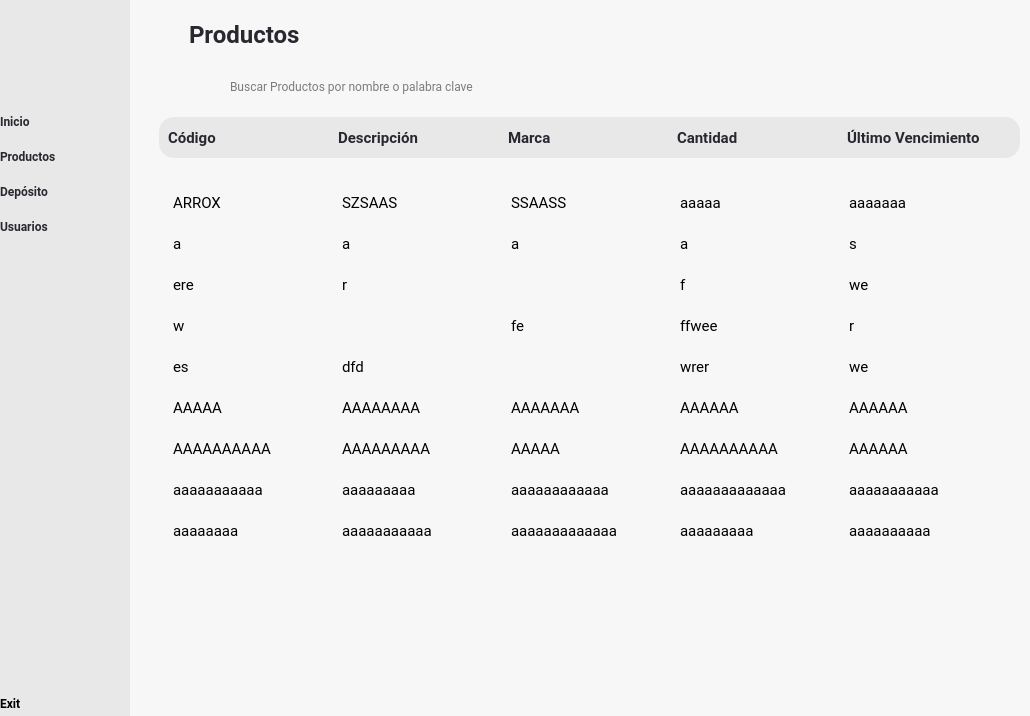
<?xml version="1.0" encoding="UTF-8"?>
<ui version="4.0">
 <class>MainWindow</class>
 <widget class="QMainWindow" name="MainWindow">
  <property name="geometry">
   <rect>
    <x>0</x>
    <y>0</y>
    <width>1030</width>
    <height>716</height>
   </rect>
  </property>
  <property name="windowTitle">
   <string>MainWindow</string>
  </property>
  <widget class="QWidget" name="centralwidget">
   <layout class="QVBoxLayout" name="verticalLayout">
    <property name="spacing">
     <number>0</number>
    </property>
    <property name="leftMargin">
     <number>0</number>
    </property>
    <property name="topMargin">
     <number>0</number>
    </property>
    <property name="rightMargin">
     <number>0</number>
    </property>
    <property name="bottomMargin">
     <number>0</number>
    </property>
    <item>
     <widget class="QFrame" name="container">
      <property name="styleSheet">
       <string notr="true">background-color: #f7f7f7;
border:none;</string>
      </property>
      <property name="frameShape">
       <enum>QFrame::StyledPanel</enum>
      </property>
      <property name="frameShadow">
       <enum>QFrame::Raised</enum>
      </property>
      <layout class="QHBoxLayout" name="horizontalLayout">
       <property name="spacing">
        <number>0</number>
       </property>
       <property name="leftMargin">
        <number>0</number>
       </property>
       <property name="topMargin">
        <number>0</number>
       </property>
       <property name="rightMargin">
        <number>0</number>
       </property>
       <property name="bottomMargin">
        <number>0</number>
       </property>
       <item>
        <widget class="QFrame" name="left_frame">
         <property name="sizePolicy">
          <sizepolicy hsizetype="Preferred" vsizetype="Expanding">
           <horstretch>0</horstretch>
           <verstretch>0</verstretch>
          </sizepolicy>
         </property>
         <property name="minimumSize">
          <size>
           <width>130</width>
           <height>0</height>
          </size>
         </property>
         <property name="maximumSize">
          <size>
           <width>50</width>
           <height>16777215</height>
          </size>
         </property>
         <property name="styleSheet">
          <string notr="true"/>
         </property>
         <property name="frameShape">
          <enum>QFrame::StyledPanel</enum>
         </property>
         <property name="frameShadow">
          <enum>QFrame::Raised</enum>
         </property>
         <layout class="QVBoxLayout" name="verticalLayout_3">
          <property name="spacing">
           <number>0</number>
          </property>
          <property name="leftMargin">
           <number>0</number>
          </property>
          <property name="topMargin">
           <number>0</number>
          </property>
          <property name="rightMargin">
           <number>0</number>
          </property>
          <property name="bottomMargin">
           <number>0</number>
          </property>
          <item>
           <widget class="QFrame" name="slide_content">
            <property name="sizePolicy">
             <sizepolicy hsizetype="Preferred" vsizetype="Expanding">
              <horstretch>0</horstretch>
              <verstretch>0</verstretch>
             </sizepolicy>
            </property>
            <property name="minimumSize">
             <size>
              <width>0</width>
              <height>0</height>
             </size>
            </property>
            <property name="styleSheet">
             <string notr="true">background-color: rgb(232, 232, 232);</string>
            </property>
            <property name="frameShape">
             <enum>QFrame::StyledPanel</enum>
            </property>
            <property name="frameShadow">
             <enum>QFrame::Raised</enum>
            </property>
            <layout class="QVBoxLayout" name="verticalLayout_4">
             <property name="spacing">
              <number>0</number>
             </property>
             <property name="leftMargin">
              <number>0</number>
             </property>
             <property name="topMargin">
              <number>0</number>
             </property>
             <property name="rightMargin">
              <number>0</number>
             </property>
             <property name="bottomMargin">
              <number>0</number>
             </property>
             <item>
              <widget class="QPushButton" name="pushButton">
               <property name="styleSheet">
                <string notr="true">margin: 50px 30;
border:none;
</string>
               </property>
               <property name="text">
                <string/>
               </property>
               <property name="icon">
                <iconset resource="../../../Prueba/img/img_oficiales.qrc">
                 <normaloff>:/cct/warehouse.png</normaloff>:/cct/warehouse.png</iconset>
               </property>
               <property name="iconSize">
                <size>
                 <width>30</width>
                 <height>30</height>
                </size>
               </property>
              </widget>
             </item>
             <item>
              <widget class="QPushButton" name="toggle_btn">
               <property name="minimumSize">
                <size>
                 <width>0</width>
                 <height>0</height>
                </size>
               </property>
               <property name="maximumSize">
                <size>
                 <width>16777215</width>
                 <height>16777215</height>
                </size>
               </property>
               <property name="font">
                <font>
                 <family>Roboto</family>
                 <pointsize>9</pointsize>
                 <weight>75</weight>
                 <bold>true</bold>
                </font>
               </property>
               <property name="cursor">
                <cursorShape>PointingHandCursor</cursorShape>
               </property>
               <property name="styleSheet">
                <string notr="true">QPushButton{
border:none;
padding-right:27px;
font-family: Roboto;
text-align: left;
border-radius:5px;
color: #282830 ;

}

QPushButton:hover{
background-color: rgb(85, 170, 255);
}</string>
               </property>
               <property name="text">
                <string>Inicio</string>
               </property>
               <property name="icon">
                <iconset resource="../../../Prueba/img/img_oficiales.qrc">
                 <normaloff>:/cct/Menú.png</normaloff>:/cct/Menú.png</iconset>
               </property>
               <property name="iconSize">
                <size>
                 <width>50</width>
                 <height>50</height>
                </size>
               </property>
              </widget>
             </item>
             <item>
              <widget class="QPushButton" name="products_btn">
               <property name="font">
                <font>
                 <family>Roboto</family>
                 <pointsize>9</pointsize>
                 <weight>75</weight>
                 <bold>true</bold>
                </font>
               </property>
               <property name="cursor">
                <cursorShape>PointingHandCursor</cursorShape>
               </property>
               <property name="styleSheet">
                <string notr="true">QPushButton{
border:none;
padding-right:19px;
font-family: Roboto;
border-radius:5px;
text-align: left;
margin-top: 20px 0 ;
color: #282830 ;


}

QPushButton:hover{
background-color: rgb(85, 170, 255);
}</string>
               </property>
               <property name="text">
                <string>Productos</string>
               </property>
               <property name="icon">
                <iconset resource="../../../Prueba/img/img_oficiales.qrc">
                 <normaloff>:/cct/Productos.png</normaloff>:/cct/Productos.png</iconset>
               </property>
               <property name="iconSize">
                <size>
                 <width>50</width>
                 <height>50</height>
                </size>
               </property>
              </widget>
             </item>
             <item>
              <widget class="QPushButton" name="deposito_btn">
               <property name="font">
                <font>
                 <family>Roboto</family>
                 <weight>75</weight>
                 <bold>true</bold>
                </font>
               </property>
               <property name="cursor">
                <cursorShape>PointingHandCursor</cursorShape>
               </property>
               <property name="styleSheet">
                <string notr="true">QPushButton{
border:none;
padding-right:27px;
border-radius:5px;
margin-top: 20px;
font-family: Roboto;
text-align: left;
color: #282830 ;


}

QPushButton:hover{
background-color: rgb(85, 170, 255);
}</string>
               </property>
               <property name="text">
                <string>Depósito</string>
               </property>
               <property name="icon">
                <iconset resource="../../../Prueba/img/img_oficiales.qrc">
                 <normaloff>:/cct/Deposito.png</normaloff>:/cct/Deposito.png</iconset>
               </property>
               <property name="iconSize">
                <size>
                 <width>50</width>
                 <height>50</height>
                </size>
               </property>
              </widget>
             </item>
             <item>
              <widget class="QPushButton" name="users_btn">
               <property name="font">
                <font>
                 <family>Roboto</family>
                 <pointsize>9</pointsize>
                 <weight>75</weight>
                 <bold>true</bold>
                </font>
               </property>
               <property name="cursor">
                <cursorShape>PointingHandCursor</cursorShape>
               </property>
               <property name="styleSheet">
                <string notr="true">QPushButton{
border:none;
padding-right:28px;
font-family: Roboto;
text-align: left;
border-radius:5px;
margin-top: 20px  ;
color: #282830 ;

}

QPushButton:hover{
background-color: rgb(85, 170, 255);
}</string>
               </property>
               <property name="text">
                <string>Usuarios</string>
               </property>
               <property name="icon">
                <iconset resource="../../../Prueba/img/img_oficiales.qrc">
                 <normaloff>:/cct/Usuarios.png</normaloff>:/cct/Usuarios.png</iconset>
               </property>
               <property name="iconSize">
                <size>
                 <width>50</width>
                 <height>50</height>
                </size>
               </property>
              </widget>
             </item>
             <item alignment="Qt::AlignBottom">
              <widget class="QPushButton" name="exit_btn">
               <property name="maximumSize">
                <size>
                 <width>16777215</width>
                 <height>41</height>
                </size>
               </property>
               <property name="font">
                <font>
                 <family>Roboto</family>
                 <weight>75</weight>
                 <bold>true</bold>
                </font>
               </property>
               <property name="cursor">
                <cursorShape>PointingHandCursor</cursorShape>
               </property>
               <property name="styleSheet">
                <string notr="true">QPushButton{
border:none;
padding-right:30px;
font-family: Roboto;
text-align: left;
border-radius:5px;
margin-bottom:5px
}

QPushButton:hover{
background-color: rgb(85, 170, 255);
}</string>
               </property>
               <property name="text">
                <string>Exit</string>
               </property>
               <property name="icon">
                <iconset resource="../../../Prueba/img/img_oficiales.qrc">
                 <normaloff>:/cct/Exit.png</normaloff>:/cct/Exit.png</iconset>
               </property>
               <property name="iconSize">
                <size>
                 <width>50</width>
                 <height>50</height>
                </size>
               </property>
              </widget>
             </item>
            </layout>
           </widget>
          </item>
         </layout>
        </widget>
       </item>
       <item>
        <widget class="QFrame" name="frame">
         <property name="frameShape">
          <enum>QFrame::StyledPanel</enum>
         </property>
         <property name="frameShadow">
          <enum>QFrame::Raised</enum>
         </property>
         <layout class="QVBoxLayout" name="verticalLayout_2">
          <property name="spacing">
           <number>0</number>
          </property>
          <property name="leftMargin">
           <number>0</number>
          </property>
          <property name="topMargin">
           <number>0</number>
          </property>
          <property name="rightMargin">
           <number>0</number>
          </property>
          <property name="bottomMargin">
           <number>0</number>
          </property>
          <item>
           <widget class="QStackedWidget" name="stackedWidget">
            <widget class="QWidget" name="page_productos">
             <layout class="QVBoxLayout" name="verticalLayout_5">
              <property name="spacing">
               <number>0</number>
              </property>
              <property name="leftMargin">
               <number>0</number>
              </property>
              <property name="topMargin">
               <number>0</number>
              </property>
              <property name="rightMargin">
               <number>0</number>
              </property>
              <property name="bottomMargin">
               <number>0</number>
              </property>
              <item>
               <widget class="QFrame" name="frame_2">
                <property name="maximumSize">
                 <size>
                  <width>16777215</width>
                  <height>16777215</height>
                 </size>
                </property>
                <property name="frameShape">
                 <enum>QFrame::StyledPanel</enum>
                </property>
                <property name="frameShadow">
                 <enum>QFrame::Raised</enum>
                </property>
                <layout class="QHBoxLayout" name="horizontalLayout_3">
                 <property name="spacing">
                  <number>0</number>
                 </property>
                 <property name="leftMargin">
                  <number>0</number>
                 </property>
                 <property name="topMargin">
                  <number>20</number>
                 </property>
                 <property name="rightMargin">
                  <number>0</number>
                 </property>
                 <property name="bottomMargin">
                  <number>0</number>
                 </property>
                 <item alignment="Qt::AlignLeft">
                  <widget class="QFrame" name="frame_3">
                   <property name="minimumSize">
                    <size>
                     <width>224</width>
                     <height>0</height>
                    </size>
                   </property>
                   <property name="maximumSize">
                    <size>
                     <width>233</width>
                     <height>16777215</height>
                    </size>
                   </property>
                   <property name="frameShape">
                    <enum>QFrame::StyledPanel</enum>
                   </property>
                   <property name="frameShadow">
                    <enum>QFrame::Raised</enum>
                   </property>
                   <layout class="QHBoxLayout" name="horizontalLayout_4">
                    <property name="spacing">
                     <number>0</number>
                    </property>
                    <property name="leftMargin">
                     <number>0</number>
                    </property>
                    <property name="topMargin">
                     <number>0</number>
                    </property>
                    <property name="rightMargin">
                     <number>0</number>
                    </property>
                    <property name="bottomMargin">
                     <number>0</number>
                    </property>
                    <item>
                     <widget class="QGroupBox" name="groupBox">
                      <property name="maximumSize">
                       <size>
                        <width>170</width>
                        <height>16777215</height>
                       </size>
                      </property>
                      <property name="title">
                       <string/>
                      </property>
                      <layout class="QHBoxLayout" name="horizontalLayout_2">
                       <property name="spacing">
                        <number>0</number>
                       </property>
                       <property name="leftMargin">
                        <number>0</number>
                       </property>
                       <property name="topMargin">
                        <number>0</number>
                       </property>
                       <property name="rightMargin">
                        <number>0</number>
                       </property>
                       <property name="bottomMargin">
                        <number>0</number>
                       </property>
                       <item>
                        <widget class="QPushButton" name="pushButton_2">
                         <property name="maximumSize">
                          <size>
                           <width>50</width>
                           <height>50</height>
                          </size>
                         </property>
                         <property name="text">
                          <string/>
                         </property>
                         <property name="icon">
                          <iconset resource="../../../Prueba/img/img_oficiales.qrc">
                           <normaloff>:/cct/abrir-caja (1).png</normaloff>:/cct/abrir-caja (1).png</iconset>
                         </property>
                         <property name="iconSize">
                          <size>
                           <width>50</width>
                           <height>50</height>
                          </size>
                         </property>
                        </widget>
                       </item>
                       <item>
                        <widget class="QLabel" name="label">
                         <property name="minimumSize">
                          <size>
                           <width>143</width>
                           <height>0</height>
                          </size>
                         </property>
                         <property name="maximumSize">
                          <size>
                           <width>120</width>
                           <height>16777215</height>
                          </size>
                         </property>
                         <property name="font">
                          <font>
                           <family>Roboto</family>
                           <pointsize>18</pointsize>
                           <weight>75</weight>
                           <bold>true</bold>
                          </font>
                         </property>
                         <property name="styleSheet">
                          <string notr="true">color: #282830 ;
</string>
                         </property>
                         <property name="text">
                          <string>Productos</string>
                         </property>
                        </widget>
                       </item>
                      </layout>
                     </widget>
                    </item>
                   </layout>
                  </widget>
                 </item>
                </layout>
               </widget>
              </item>
              <item>
               <widget class="QStackedWidget" name="stackedWidget_2">
                <property name="currentIndex">
                 <number>0</number>
                </property>
                <widget class="QWidget" name="page">
                 <layout class="QVBoxLayout" name="verticalLayout_6">
                  <property name="spacing">
                   <number>0</number>
                  </property>
                  <property name="leftMargin">
                   <number>0</number>
                  </property>
                  <property name="rightMargin">
                   <number>0</number>
                  </property>
                  <property name="bottomMargin">
                   <number>0</number>
                  </property>
                  <item>
                   <widget class="QFrame" name="frame_4">
                    <property name="minimumSize">
                     <size>
                      <width>0</width>
                      <height>50</height>
                     </size>
                    </property>
                    <property name="maximumSize">
                     <size>
                      <width>16777215</width>
                      <height>50</height>
                     </size>
                    </property>
                    <property name="frameShape">
                     <enum>QFrame::StyledPanel</enum>
                    </property>
                    <property name="frameShadow">
                     <enum>QFrame::Raised</enum>
                    </property>
                    <layout class="QHBoxLayout" name="horizontalLayout_5">
                     <item>
                      <widget class="QGroupBox" name="groupBox_2">
                       <property name="styleSheet">
                        <string notr="true">margin-left: 14px</string>
                       </property>
                       <property name="title">
                        <string/>
                       </property>
                       <layout class="QHBoxLayout" name="horizontalLayout_6">
                        <item>
                         <widget class="QPushButton" name="pushButton_3">
                          <property name="minimumSize">
                           <size>
                            <width>0</width>
                            <height>21</height>
                           </size>
                          </property>
                          <property name="text">
                           <string/>
                          </property>
                          <property name="icon">
                           <iconset resource="../../../Prueba/img/img_oficiales.qrc">
                            <normaloff>:/cct/search.png</normaloff>:/cct/search.png</iconset>
                          </property>
                          <property name="iconSize">
                           <size>
                            <width>14</width>
                            <height>15</height>
                           </size>
                          </property>
                         </widget>
                        </item>
                        <item>
                         <widget class="QLineEdit" name="lineEdit">
                          <property name="minimumSize">
                           <size>
                            <width>0</width>
                            <height>20</height>
                           </size>
                          </property>
                          <property name="styleSheet">
                           <string notr="true">font-family: Roboto;
</string>
                          </property>
                          <property name="text">
                           <string/>
                          </property>
                          <property name="placeholderText">
                           <string>Buscar Productos por nombre o palabra clave</string>
                          </property>
                         </widget>
                        </item>
                       </layout>
                      </widget>
                     </item>
                    </layout>
                   </widget>
                  </item>
                  <item>
                   <widget class="QFrame" name="frame_5">
                    <property name="frameShape">
                     <enum>QFrame::StyledPanel</enum>
                    </property>
                    <property name="frameShadow">
                     <enum>QFrame::Raised</enum>
                    </property>
                    <widget class="QTableWidget" name="tableWidget">
                     <property name="geometry">
                      <rect>
                       <x>40</x>
                       <y>60</y>
                       <width>911</width>
                       <height>481</height>
                      </rect>
                     </property>
                     <property name="styleSheet">
                      <string notr="true">QTableWidget{
font-size: 11pt;
margin-left: 0px;
margin-top:15px;
color: #000;
font-family: Roboto;
text-align:center;
}
QheaderView::item
    {
text-align:center;

    }
QHeaderView::section {
    background-color: #394353;
	border-radius: 11px;
	color:#fff;
    font-size: 9pt;
	font-family:Roboto;
}

QHeaderView::section:horizontal
{
    border-top: 1px solid #394353;

}

QHeaderView::section:vertical
{

    border-left: 1px solid #394353;
}</string>
                     </property>
                     <property name="showGrid">
                      <bool>false</bool>
                     </property>
                     <attribute name="horizontalHeaderVisible">
                      <bool>false</bool>
                     </attribute>
                     <attribute name="horizontalHeaderCascadingSectionResizes">
                      <bool>true</bool>
                     </attribute>
                     <attribute name="horizontalHeaderDefaultSectionSize">
                      <number>169</number>
                     </attribute>
                     <attribute name="horizontalHeaderShowSortIndicator" stdset="0">
                      <bool>true</bool>
                     </attribute>
                     <attribute name="horizontalHeaderStretchLastSection">
                      <bool>true</bool>
                     </attribute>
                     <attribute name="verticalHeaderVisible">
                      <bool>false</bool>
                     </attribute>
                     <attribute name="verticalHeaderDefaultSectionSize">
                      <number>41</number>
                     </attribute>
                     <row>
                      <property name="text">
                       <string>New Row</string>
                      </property>
                     </row>
                     <row>
                      <property name="text">
                       <string>New Row</string>
                      </property>
                     </row>
                     <row>
                      <property name="text">
                       <string>New Row</string>
                      </property>
                     </row>
                     <row>
                      <property name="text">
                       <string>New Row</string>
                      </property>
                     </row>
                     <row>
                      <property name="text">
                       <string>New Row</string>
                      </property>
                     </row>
                     <row>
                      <property name="text">
                       <string>New Row</string>
                      </property>
                     </row>
                     <row>
                      <property name="text">
                       <string>New Row</string>
                      </property>
                     </row>
                     <row>
                      <property name="text">
                       <string>New Row</string>
                      </property>
                     </row>
                     <row>
                      <property name="text">
                       <string>New Row</string>
                      </property>
                     </row>
                     <row>
                      <property name="text">
                       <string>New Row</string>
                      </property>
                     </row>
                     <row>
                      <property name="text">
                       <string>New Row</string>
                      </property>
                     </row>
                     <column>
                      <property name="text">
                       <string>New Column</string>
                      </property>
                     </column>
                     <column>
                      <property name="text">
                       <string>New Column</string>
                      </property>
                     </column>
                     <column>
                      <property name="text">
                       <string>New Column</string>
                      </property>
                     </column>
                     <column>
                      <property name="text">
                       <string>New Column</string>
                      </property>
                     </column>
                     <column>
                      <property name="text">
                       <string>New Column</string>
                      </property>
                     </column>
                     <item row="0" column="0">
                      <property name="text">
                       <string>ARROX</string>
                      </property>
                     </item>
                     <item row="0" column="1">
                      <property name="text">
                       <string>SZSAAS</string>
                      </property>
                     </item>
                     <item row="0" column="2">
                      <property name="text">
                       <string>SSAASS</string>
                      </property>
                     </item>
                     <item row="0" column="3">
                      <property name="text">
                       <string>aaaaa</string>
                      </property>
                     </item>
                     <item row="0" column="4">
                      <property name="text">
                       <string>aaaaaaa</string>
                      </property>
                     </item>
                     <item row="1" column="0">
                      <property name="text">
                       <string>a</string>
                      </property>
                     </item>
                     <item row="1" column="1">
                      <property name="text">
                       <string>a</string>
                      </property>
                     </item>
                     <item row="1" column="2">
                      <property name="text">
                       <string>a</string>
                      </property>
                     </item>
                     <item row="1" column="3">
                      <property name="text">
                       <string>a</string>
                      </property>
                     </item>
                     <item row="1" column="4">
                      <property name="text">
                       <string>s</string>
                      </property>
                     </item>
                     <item row="2" column="0">
                      <property name="text">
                       <string>ere</string>
                      </property>
                     </item>
                     <item row="2" column="1">
                      <property name="text">
                       <string>r</string>
                      </property>
                     </item>
                     <item row="2" column="3">
                      <property name="text">
                       <string>f</string>
                      </property>
                     </item>
                     <item row="2" column="4">
                      <property name="text">
                       <string>we</string>
                      </property>
                     </item>
                     <item row="3" column="0">
                      <property name="text">
                       <string>w</string>
                      </property>
                     </item>
                     <item row="3" column="2">
                      <property name="text">
                       <string>fe</string>
                      </property>
                     </item>
                     <item row="3" column="3">
                      <property name="text">
                       <string>ffwee</string>
                      </property>
                     </item>
                     <item row="3" column="4">
                      <property name="text">
                       <string>r</string>
                      </property>
                     </item>
                     <item row="4" column="0">
                      <property name="text">
                       <string>es</string>
                      </property>
                     </item>
                     <item row="4" column="1">
                      <property name="text">
                       <string>dfd</string>
                      </property>
                     </item>
                     <item row="4" column="3">
                      <property name="text">
                       <string>wrer</string>
                      </property>
                     </item>
                     <item row="4" column="4">
                      <property name="text">
                       <string>we</string>
                      </property>
                     </item>
                     <item row="5" column="0">
                      <property name="text">
                       <string>AAAAA</string>
                      </property>
                     </item>
                     <item row="5" column="1">
                      <property name="text">
                       <string>AAAAAAAA</string>
                      </property>
                     </item>
                     <item row="5" column="2">
                      <property name="text">
                       <string>AAAAAAA</string>
                      </property>
                     </item>
                     <item row="5" column="3">
                      <property name="text">
                       <string>AAAAAA</string>
                      </property>
                     </item>
                     <item row="5" column="4">
                      <property name="text">
                       <string>AAAAAA</string>
                      </property>
                     </item>
                     <item row="6" column="0">
                      <property name="text">
                       <string>AAAAAAAAAA</string>
                      </property>
                     </item>
                     <item row="6" column="1">
                      <property name="text">
                       <string>AAAAAAAAA</string>
                      </property>
                     </item>
                     <item row="6" column="2">
                      <property name="text">
                       <string>AAAAA</string>
                      </property>
                     </item>
                     <item row="6" column="3">
                      <property name="text">
                       <string>AAAAAAAAAA</string>
                      </property>
                     </item>
                     <item row="6" column="4">
                      <property name="text">
                       <string>AAAAAA</string>
                      </property>
                     </item>
                     <item row="7" column="0">
                      <property name="text">
                       <string>aaaaaaaaaaa</string>
                      </property>
                     </item>
                     <item row="7" column="1">
                      <property name="text">
                       <string>aaaaaaaaa</string>
                      </property>
                     </item>
                     <item row="7" column="2">
                      <property name="text">
                       <string>aaaaaaaaaaaa</string>
                      </property>
                     </item>
                     <item row="7" column="3">
                      <property name="text">
                       <string>aaaaaaaaaaaaa</string>
                      </property>
                     </item>
                     <item row="7" column="4">
                      <property name="text">
                       <string>aaaaaaaaaaa</string>
                      </property>
                     </item>
                     <item row="8" column="0">
                      <property name="text">
                       <string>aaaaaaaa</string>
                      </property>
                     </item>
                     <item row="8" column="1">
                      <property name="text">
                       <string>aaaaaaaaaaa</string>
                      </property>
                     </item>
                     <item row="8" column="2">
                      <property name="text">
                       <string>aaaaaaaaaaaaa</string>
                      </property>
                     </item>
                     <item row="8" column="3">
                      <property name="text">
                       <string>aaaaaaaaa</string>
                      </property>
                     </item>
                     <item row="8" column="4">
                      <property name="text">
                       <string>aaaaaaaaaa</string>
                      </property>
                     </item>
                    </widget>
                    <widget class="QFrame" name="frame_6">
                     <property name="geometry">
                      <rect>
                       <x>29</x>
                       <y>9</y>
                       <width>861</width>
                       <height>41</height>
                      </rect>
                     </property>
                     <property name="minimumSize">
                      <size>
                       <width>56</width>
                       <height>41</height>
                      </size>
                     </property>
                     <property name="styleSheet">
                      <string notr="true">background-color: rgb(232, 232, 232);
border-radius:15px;</string>
                     </property>
                     <property name="frameShape">
                      <enum>QFrame::StyledPanel</enum>
                     </property>
                     <property name="frameShadow">
                      <enum>QFrame::Raised</enum>
                     </property>
                     <layout class="QHBoxLayout" name="horizontalLayout_7">
                      <item alignment="Qt::AlignLeft">
                       <widget class="QLabel" name="label_5">
                        <property name="font">
                         <font>
                          <family>Roboto</family>
                          <pointsize>11</pointsize>
                          <weight>75</weight>
                          <bold>true</bold>
                         </font>
                        </property>
                        <property name="styleSheet">
                         <string notr="true">background: none;
color: #282830 ;
</string>
                        </property>
                        <property name="text">
                         <string>Código</string>
                        </property>
                       </widget>
                      </item>
                      <item alignment="Qt::AlignLeft">
                       <widget class="QLabel" name="label_6">
                        <property name="font">
                         <font>
                          <family>Roboto</family>
                          <pointsize>11</pointsize>
                          <weight>75</weight>
                          <bold>true</bold>
                         </font>
                        </property>
                        <property name="styleSheet">
                         <string notr="true">background: none;
color: #282830 ;

</string>
                        </property>
                        <property name="text">
                         <string>Descripción</string>
                        </property>
                       </widget>
                      </item>
                      <item alignment="Qt::AlignLeft">
                       <widget class="QLabel" name="label_2">
                        <property name="font">
                         <font>
                          <family>Roboto</family>
                          <pointsize>11</pointsize>
                          <weight>75</weight>
                          <bold>true</bold>
                         </font>
                        </property>
                        <property name="styleSheet">
                         <string notr="true">background: none;
color: #282830 ;
</string>
                        </property>
                        <property name="text">
                         <string>Marca</string>
                        </property>
                       </widget>
                      </item>
                      <item alignment="Qt::AlignLeft">
                       <widget class="QLabel" name="label_3">
                        <property name="font">
                         <font>
                          <family>Roboto</family>
                          <pointsize>11</pointsize>
                          <weight>75</weight>
                          <bold>true</bold>
                         </font>
                        </property>
                        <property name="styleSheet">
                         <string notr="true">background: none;
color: #282830 ;
</string>
                        </property>
                        <property name="text">
                         <string>Cantidad</string>
                        </property>
                       </widget>
                      </item>
                      <item alignment="Qt::AlignLeft">
                       <widget class="QLabel" name="label_4">
                        <property name="font">
                         <font>
                          <family>Roboto</family>
                          <pointsize>11</pointsize>
                          <weight>75</weight>
                          <bold>true</bold>
                         </font>
                        </property>
                        <property name="styleSheet">
                         <string notr="true">background: none;
color: #282830 ;
</string>
                        </property>
                        <property name="text">
                         <string>Último Vencimiento</string>
                        </property>
                       </widget>
                      </item>
                     </layout>
                    </widget>
                   </widget>
                  </item>
                 </layout>
                </widget>
                <widget class="QWidget" name="page_3"/>
               </widget>
              </item>
             </layout>
            </widget>
            <widget class="QWidget" name="page_2"/>
           </widget>
          </item>
         </layout>
        </widget>
       </item>
      </layout>
     </widget>
    </item>
   </layout>
  </widget>
 </widget>
 <resources>
  <include location="../../../Prueba/img/img_oficiales.qrc"/>
 </resources>
 <connections/>
</ui>
